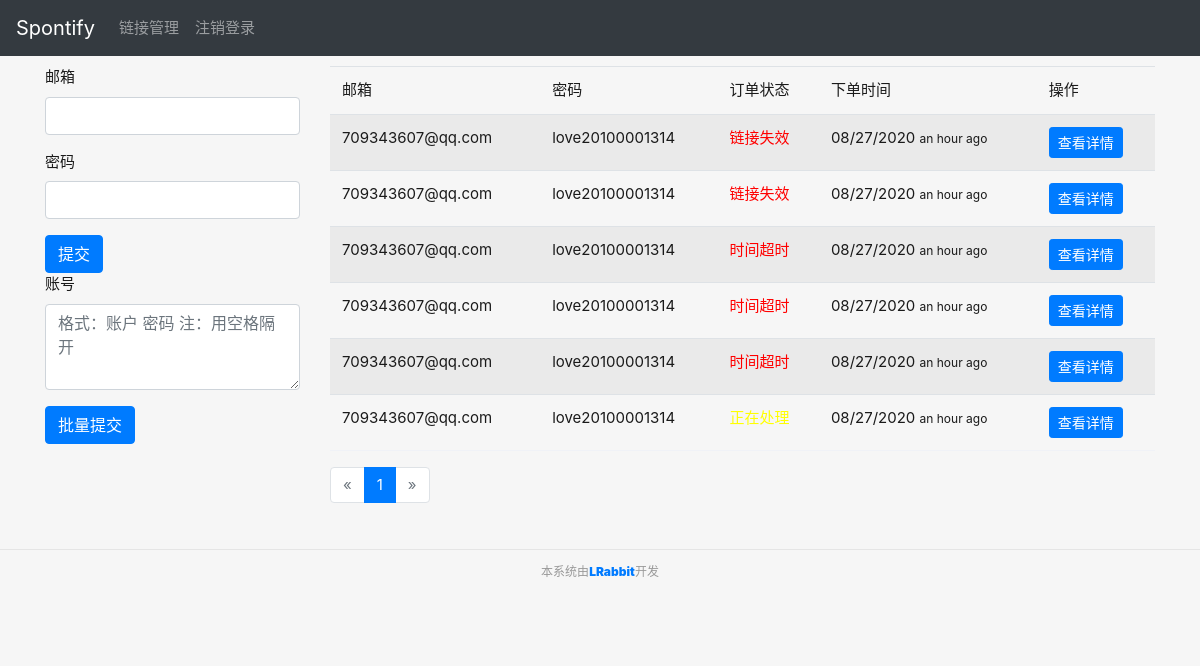
Screenshot of / (signed in) with the database file from the repository.
### spotify/models.py (models this page shows)
@whooshee.register_model('email','status')
class Order(db.Model):
    id=db.Column(db.Integer,primary_key=True)
    email=db.Column(db.String(128))
    password=db.Column(db.String(128))
    link=db.relationship('Link',uselist=False,backref='order')
    timestamp=db.Column(db.DateTime,default=datetime.utcnow)
    expiretime=db.Column(db.DateTime,default=datetime.utcnow)
    status=db.Column(db.String(32),default='正在处理')

### spotify/blueprints/main.py (the view)
@main_bp.route('/',methods=['GET','POST'])
@login_required
def index():
    per_page=current_app.config['PER_PAGE']
    page=request.args.get('page',1)
    page=int(page)
    pagination=Order.query.order_by(Order.timestamp.desc()).paginate(page,per_page)
    orders=pagination.items
    return render_template('main/index.html',orders=orders,page=page,pagination=pagination)

### spotify/extendtions.py (called while the page is built)
@login_manager.user_loader
def load_user(username):
    from spotify.models import Admin
    user = Admin.query.get(username)
    return user

### spotify/templates/main/index.html
{% extends 'base.html' %}
{% from 'bootstrap/pagination.html' import render_pagination %}
{% from 'bootstrap/form.html' import render_form %}
{% block content %}
<main class="main">
    <div class="container">
        <div class="row">
            <div class="col-md-3">
                <form action="{{ url_for('ajax.new_order') }}" >
                    <div class="form-group">
                        <label for="exampleInputEmail1">邮箱</label>
                        <input name="email" type="text" class="form-control" id="exampleInputEmail1" aria-describedby="emailHelp">
                    </div>
                    <div class="form-group">
                        <label for="exampleInputPassword1">密码</label>
                        <input name="password" type="text" class="form-control" id="exampleInputPassword1">
                    </div>
                    <button type="submit" class="btn btn-primary">提交</button>
                </form>
                <form action="{{ url_for('ajax.new_orders')}}">
                    <div class="form-group">
                        <label for="ControlTextarea">账号</label>
                         <textarea name="orders" class="form-control" id="ControlTextarea" rows="3"  placeholder="格式：账户 密码 注：用空格隔开"></textarea>
                    </div>
                    <button type="submit" class="btn btn-primary">批量提交</button>
                </form>
            </div>
            <div class="col-md-9">
                <table class="table table-striped " style="border-bottom: 1px solid #f0f2f7;">
                    <thead>
                    <tr>
                        <td>邮箱</td>
                        <td>密码</td>
                        <td>订单状态</td>
                        <td>下单时间</td>
                        <td>操作</td>
                    </tr>
                    </thead>
                    {% for order in orders %}
                    <tr>
                        <td>{{ order.email }}</td>
                        <td>{{ order.password }}</td>
                        {% if order.status=='正在处理' %}
                        <td class="btn-runing">
                            {{order.status}}
                        </td>
                        {% elif order.status=='处理成功' %}
                          <td class="btn-ok">
                            {{order.status}}
                        </td>
                        {% else %}
                          <td class="btn-error">
                            {{order.status}}
                        {% endif %}
                        <td>{{ moment(order.timestamp).format('L')}} <small>{{ (moment(order.timestamp).fromNow(refresh=True)) }}</small>  </td>
                        {% if order.status=='时间超时' %}
                             <td>
                                <button type="button" class="btn btn-primary btn-sm ">查看详情</button>
                            </td>
                        {% else %}
                        <td>
                            <button type="button" class="btn btn-primary btn-sm profile-popover " data-href="{{ url_for('ajax.get_detail',order_id=order.id) }}">查看详情</button>
                        </td>
                        {% endif %}
                    </tr>
                    {% endfor %}
                </table>
                {% if orders %}
                <div class="page-footer">
                    {{ render_pagination(pagination, align='center') }}
                </div>
                {% endif %}
            </div>
        </div>
    </div>
</main>
{% endblock %}

### spotify/templates/base.html (shortened to what this page needs)
{% from 'bootstrap/nav.html' import render_nav_item %}
<!DOCTYPE html>
<html>
<head>
    <link rel="stylesheet" type="text/css" href="https://cdn.jsdelivr.net/npm/font-awesome/css/font-awesome.min.css"/>
    <link rel="stylesheet" href="{{url_for('static',filename='css/bootstrap.css')}}">
    <link rel="stylesheet" href="{{url_for('static',filename='css/style.css')}}"/>
</head>
<body>
{% block nav%}
<nav class="navbar navbar-expand-lg navbar-dark bg-dark">
    <a class="navbar-brand" href="{{url_for('main.index')}}">Spontify</a>
    <div class="collapse navbar-collapse" id="navbarNav">
        <ul class="navbar-nav">
            <li class="nav-item ">
                <a class="nav-link" href="{{url_for('main.links')}}">链接管理 </a>
            </li>
            <li class="nav-item">
                {% if current_user.is_authenticated %}
                <a class="nav-link " href="{{url_for('auth.logout')}}" style="float: right">注销登录</a>
                {% endif %}
                {% endblock nav%}
            </li>
        </ul>
    </div>
</nav>
{% block content %}{% endblock %}
{% block footer %}
<footer class="footer-canvas">
    <p>
        <small>本系统由<strong><a href="http://www.lrabbit.life"><strong>LRabbit</strong></a></strong>开发</small>
    </p>
</footer>
{% endblock %}
</body>
</html>

### spotify/static/css/style.css (style rules this page uses)
body { font-family: -apple-system, BlinkMacSystemFont, Helvetica Neue, PingFang SC, Microsoft YaHei, Source Han Sans SC, Noto Sans CJK SC, WenQuanYi Micro Hei, sans-serif; font-size: 15px; color: #1a1a1a; background: #f6f6f6; -webkit-tap-highlight-color: rgba(26, 26, 26, 0); text-align: left; }
nav { padding: 0; }
li { list-style: none; }
.container { margin-top: 10px; }
.btn-runing { color: yellow; }
.btn-error { color: red; }
footer { margin-top: 30px; padding: 10px 0 40px; color: #999; border-top: 1px solid #e5e5e5; }
.footer-canvas { position: relative; }
.footer-canvas p { text-align: center; }

### rows the page displays
Order: email "709343607@qq.com", password "love20100001314", status "链接失效", timestamp "08/27/2020", timestamp "an hour ago"
Order: email "709343607@qq.com", password "love20100001314", status "链接失效", timestamp "08/27/2020", timestamp "an hour ago"
Order: email "709343607@qq.com", password "love20100001314", status "时间超时", timestamp "08/27/2020", timestamp "an hour ago", shows "查看详情"
Order: email "709343607@qq.com", password "love20100001314", status "时间超时", timestamp "08/27/2020", timestamp "an hour ago", shows "查看详情"
Order: email "709343607@qq.com", password "love20100001314", status "时间超时", timestamp "08/27/2020", timestamp "an hour ago", shows "查看详情"
Order: email "709343607@qq.com", password "love20100001314", status "正在处理", timestamp "08/27/2020", timestamp "an hour ago"

### other values shown
{{ render_pagination(pagination, align='center') }} "« 1 »"
